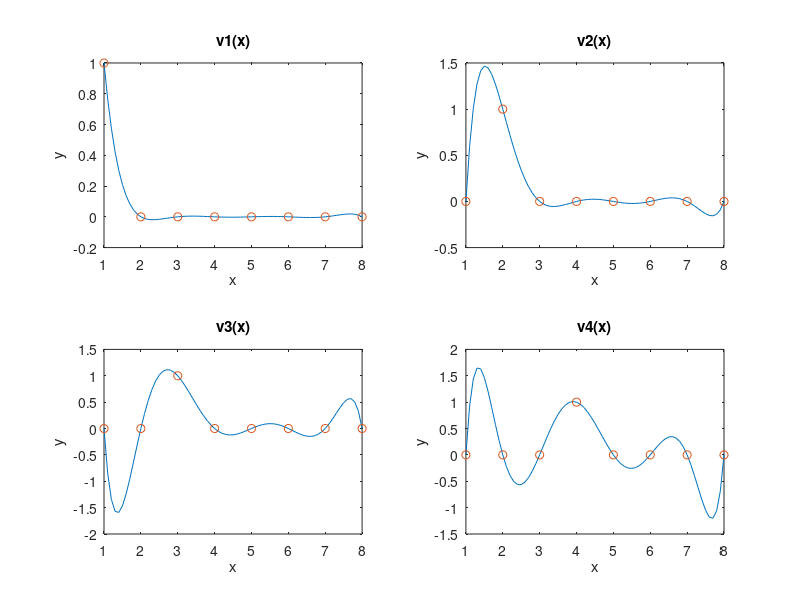

Write the MATLAB code that produced this figure.
% f4_4
% Copyright S. Nakamura, 1995
set(gcf, 'NumberTitle','off','Name', 'Figure 4.4')

clear, clf
for m=1:4

x= [1 2 3 4 5 6 7 8];
y = zeros(size(x)); y(m)=1;
xi=1:0.1:8;
yi=ones(size(xi));

 for k=1:8
if m ~= k
yi = yi.*(xi - x(k))./ (x(m) - x(k));
end
end
if m==1 subplot(221),
title('u1'), end
if m==2 subplot(222), end
if m==3 subplot(223), end
if m==4 subplot(224), end
plot(xi,yi, x,y,'o')
xlabel('x'); ylabel('y')
if m==1 
        title('v1(x)'), end
if m==2 title('v2(x)'), end
if m==3 title('v3(x)'), end
if m==4 title('v4(x)'), end

end 
